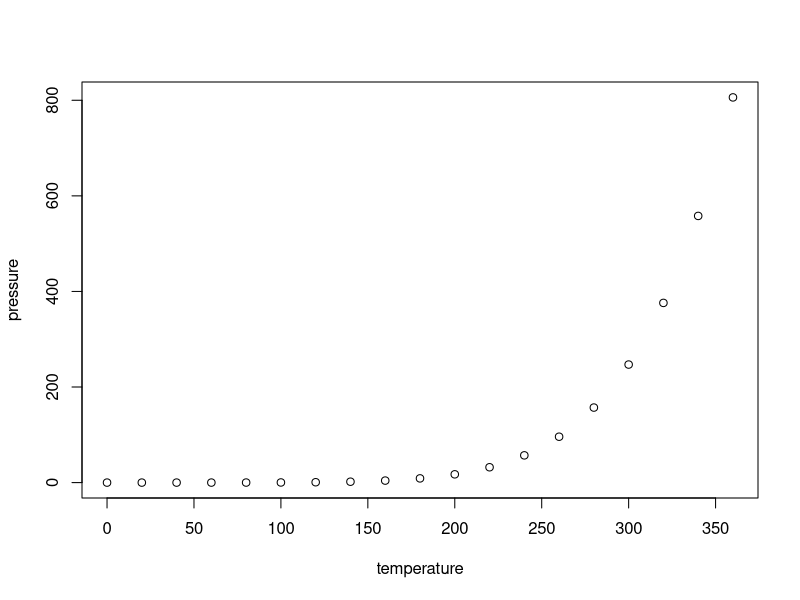
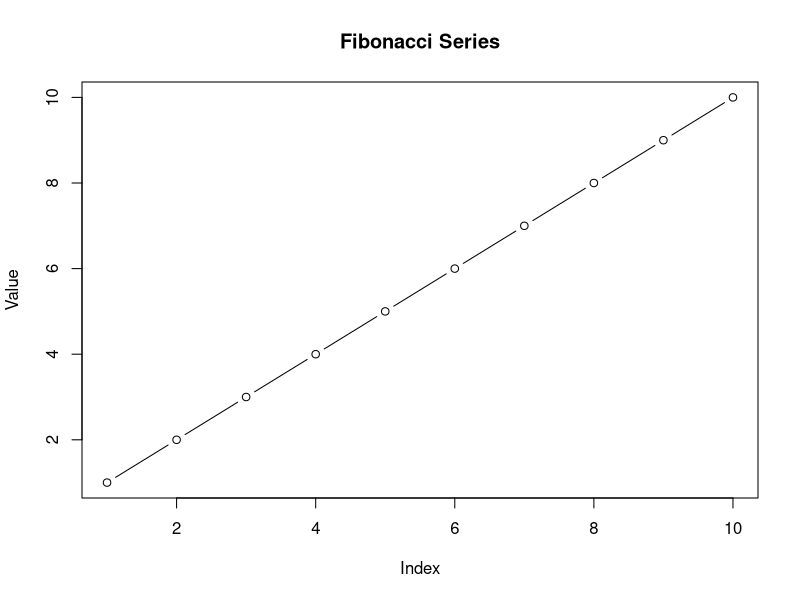

These charts were generated, in order, by the following R code:
## ---- chunk 1
knitr::opts_chunk$set(echo = TRUE)
## ---- chunk 2
summary(cars)
## ---- chunk 3
plot(pressure)
## ---- chunk 4
# Function to print Fibonacci sequence up to n terms
fibonacci <- function(n) {
  # Initialize variables to store the first two terms of the sequence
  a <- 0
  b <- 1
  
  # Print the first two terms
  cat(a, b, sep = ", ")
  
  # Generate and print the remaining terms
  for (i in 3:n) {
    c <- a + b
    cat(", ", c)
    # Update variables for the next iteration
    a <- b
    b <- c
  }
}

# Define the number of terms you want in the sequence
n <- 10
# Call the function to print Fibonacci sequence up to n terms
fibonacci(n)

plot(1:n, fibonacci(n), type="b", 
     main = "Fibonacci Series",
     xlab = "Index",
     ylab = "Value")
